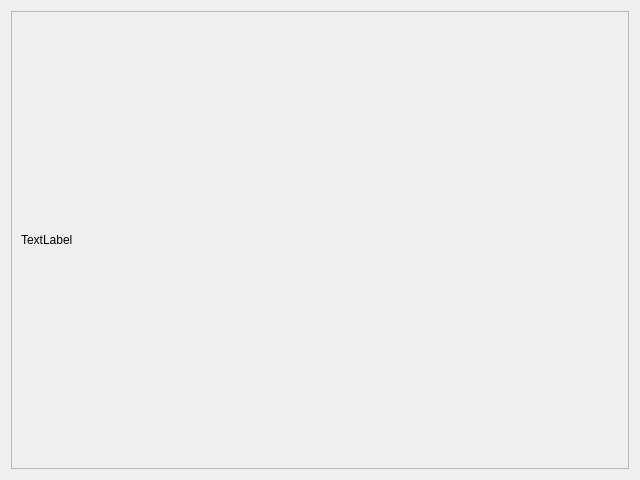
<?xml version="1.0" encoding="UTF-8"?>
<ui version="4.0">
 <class>DialogImageView</class>
 <widget class="QDialog" name="DialogImageView">
  <property name="geometry">
   <rect>
    <x>0</x>
    <y>0</y>
    <width>640</width>
    <height>480</height>
   </rect>
  </property>
  <property name="windowTitle">
   <string>Dialog</string>
  </property>
  <layout class="QGridLayout" name="gridLayout">
   <item row="0" column="0">
    <widget class="QScrollArea" name="scrollArea">
     <property name="widgetResizable">
      <bool>true</bool>
     </property>
     <widget class="QWidget" name="scrollAreaWidgetContents">
      <property name="geometry">
       <rect>
        <x>0</x>
        <y>0</y>
        <width>620</width>
        <height>460</height>
       </rect>
      </property>
      <layout class="QGridLayout" name="gridLayout_2">
       <item row="0" column="0">
        <widget class="QLabel" name="imageLabel">
         <property name="sizePolicy">
          <sizepolicy hsizetype="Ignored" vsizetype="Ignored">
           <horstretch>0</horstretch>
           <verstretch>0</verstretch>
          </sizepolicy>
         </property>
         <property name="text">
          <string>TextLabel</string>
         </property>
        </widget>
       </item>
      </layout>
     </widget>
    </widget>
   </item>
  </layout>
 </widget>
 <resources/>
 <connections/>
</ui>
